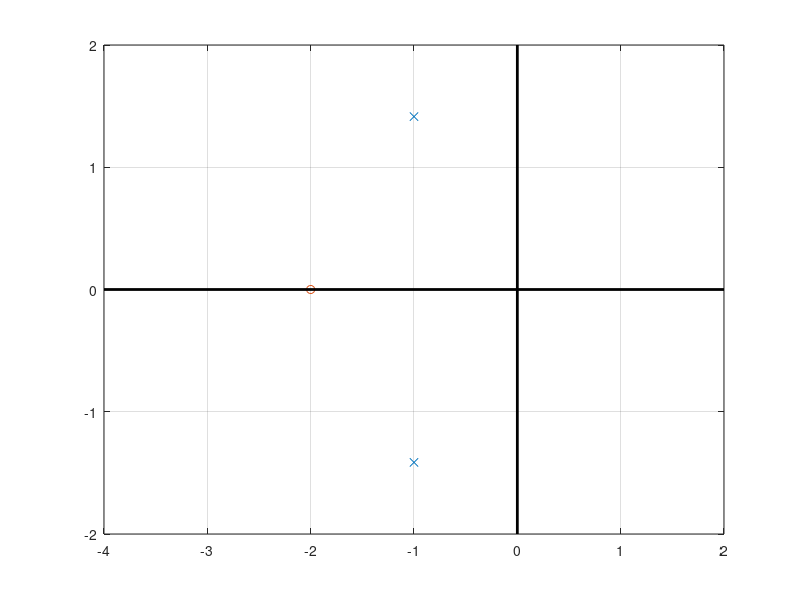

MATLAB code to generate this figure:
pkg load control
clear all
close all
clc

num = [1 2]
den = [1 2 3]

# Create the transfer function
sys = tf(num, den)

# Plot the nyquist plot
pol = pole(sys)
zer = zero(sys)

pol_real = real(pol)
pol_img  = imag(pol)

zer_real = real(zer)
zer_img  = imag(zer)


plot(pol_real, pol_img , 'x', zer_real, zer_img, 'o')
xlim([-4, 2])
ylim([-2, 2])
line ([0,0],[-2, 2], "linewidth", 2, "color", 'k')
line ([-4,2],[0, 0], "linewidth", 2, "color", 'k')
grid on